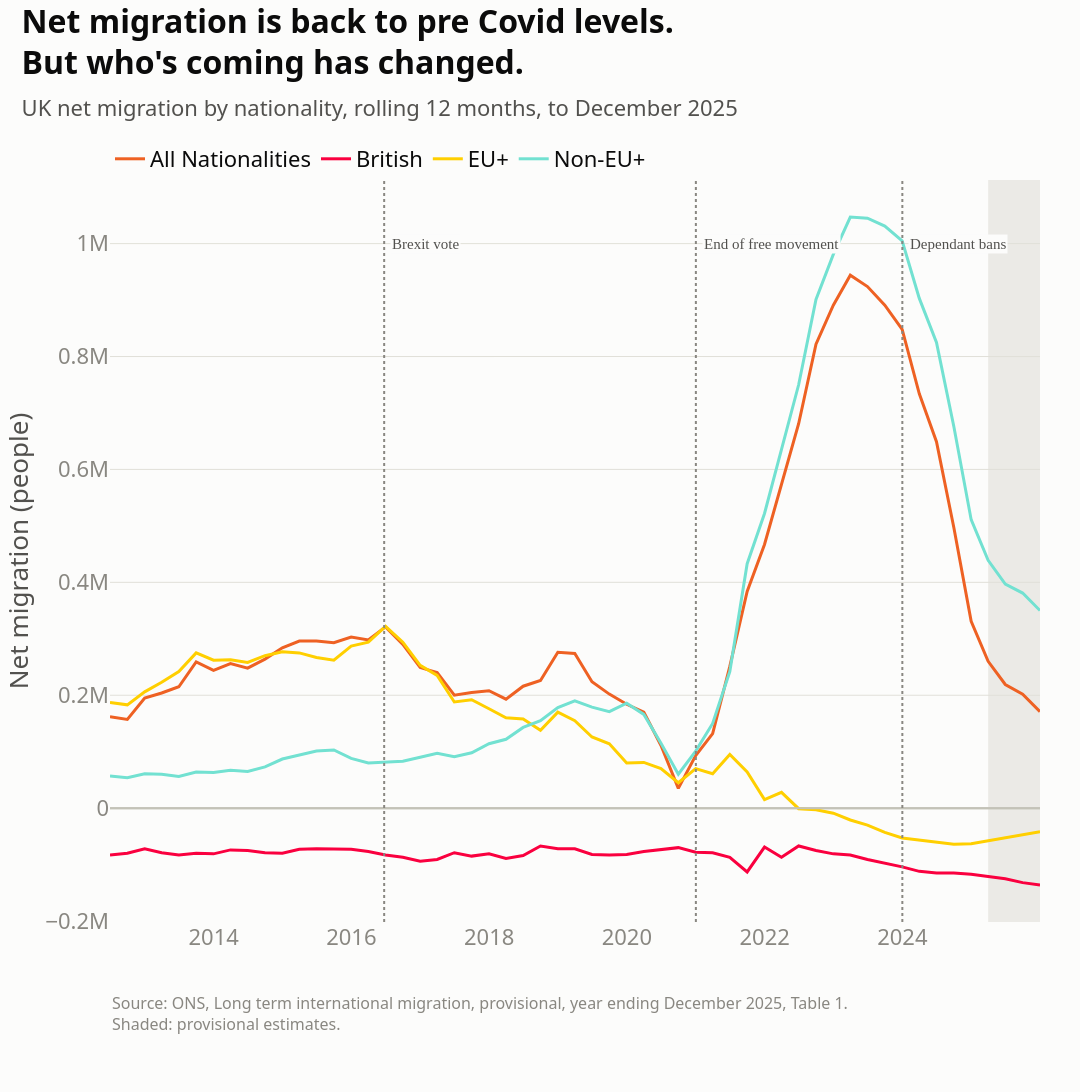

Notebook code cell kept with this figure:
### Markdown cell above
## 1. Net migration by nationality

**Finding:** the total is back to roughly pre Covid levels, but the mix has completely changed: mostly non EU now, EU slightly negative, and more British people leave than arrive every year.

Data: ONS long term international migration, table 1. Periods are rolling 12 month totals, so they're plotted as a line and never added up. Provisional estimates are shaded.

### Code cell
def load_ons_table(path, sheet, skiprows=5):
    df = pd.read_excel(path, sheet_name=sheet, skiprows=skiprows)
    df.columns = (df.columns
                  .str.replace(r"\n?\[.*?\]", "", regex=True)
                  .str.replace("\n", " ")
                  .str.strip())
    df["Provisional"] = df["Period"].str.contains(r"\bP\b")
    period = df["Period"].str.extract(r"^(YE \w{3} \d{2})")[0]
    df["Date"] = pd.to_datetime(period.str[3:], format="%b %y") + pd.offsets.MonthEnd(0)
    return df

t1 = load_ons_table(ons_path, "1")

net = t1[t1["Flow"] == "Net migration"].melt(
    id_vars=["Date"], value_vars=["All Nationalities", "British", "EU+", "Non-EU+"],
    var_name="Nationality", value_name="People")

fig = px.line(net, x="Date", y="People", color="Nationality")
fig.add_hline(y=0, line_color=AXIS)

first_p = t1.loc[t1["Provisional"], "Date"].min()
fig.add_vrect(x0=first_p, x1=t1["Date"].max(), fillcolor=GRID, opacity=0.6, line_width=0,layer="below")

events = {"2016-06-23": "Brexit vote", "2021-01-01": "End of free movement", "2024-01-01": "Dependant bans"}
for date, label in events.items():
    fig.add_vline(x=date, line_dash="dot", line_color=MUTED)
    fig.add_annotation(x=date, y=0.90, yref="paper", text=label,bgcolor=SURFACE, showarrow=False,
                       xanchor="left", yanchor="bottom", xshift=6, font=dict(family='Arial Black',size=15, color=INK2))

fig.update_layout(xaxis_title="", yaxis_title="Net migration (people)")

finish(fig,
       title="Net migration is back to pre Covid levels.<br>But who's coming has changed.",
       subtitle="UK net migration by nationality, rolling 12 months, to December 2025",
       source="Source: ONS, Long term international migration, provisional, year ending December 2025, Table 1.<br>"
              "Shaded: provisional estimates.",
       name="01_net_migration").show()
